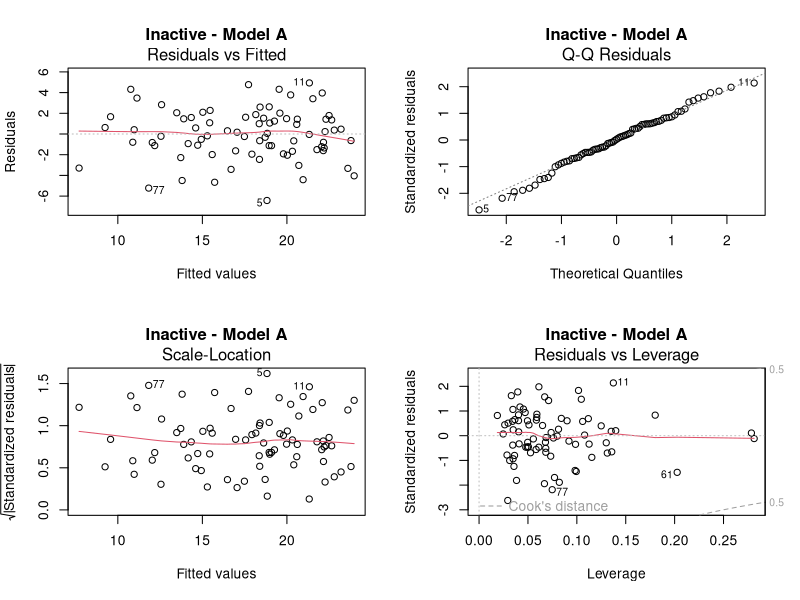
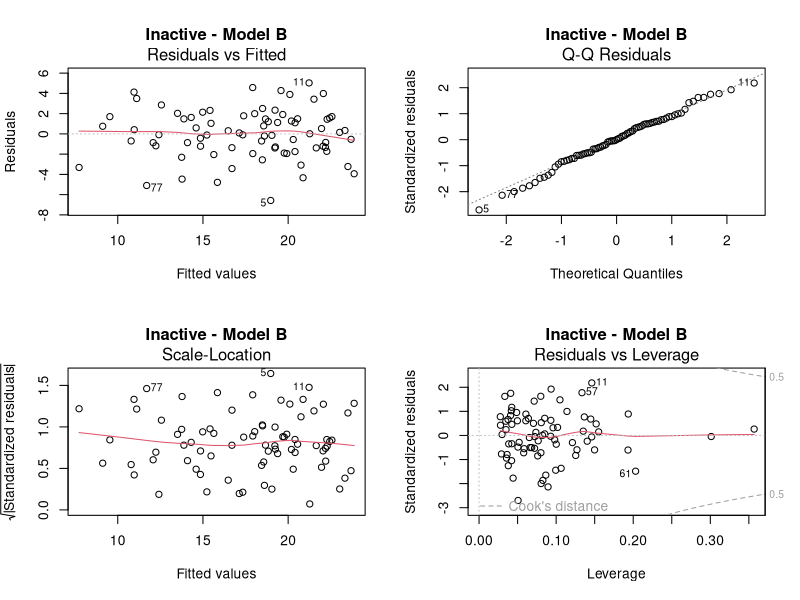
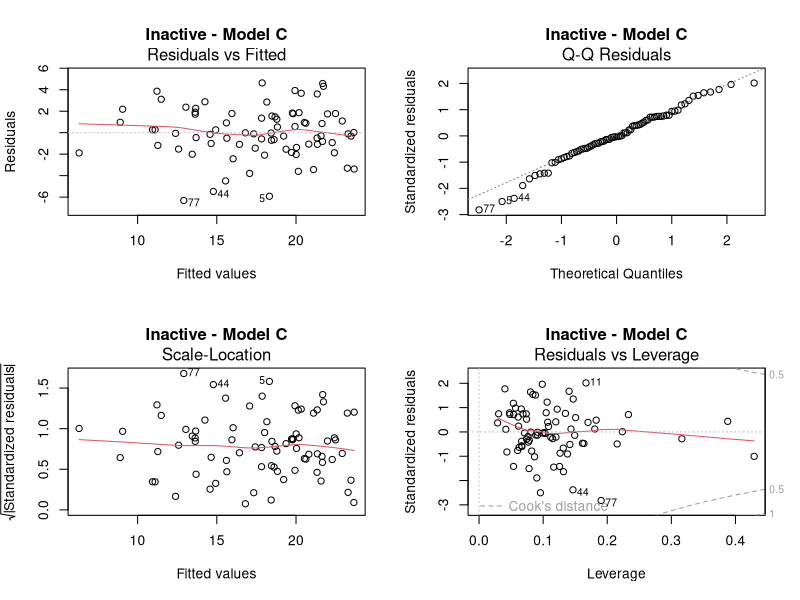

R code for these plots, in order:
## ---- chunk 1
library(tidyverse)
library(broom)
library(knitr)
library(sandwich)
library(lmtest)
library(car)

analysis_lga <- read_csv("clean_data/analysis_lga.csv", show_col_types = FALSE)
## ---- chunk 2
outcomes <- c("inactive", "activity", "obesity", "distress", "poor_health")
outcome_labels <- c(
  inactive = "Less than moderate activity",
  activity = "At least 150 min/week MVPA",
  obesity = "Obesity",
  distress = "Psychological distress",
  poor_health = "Fair/poor self-rated health"
)
access <- c("z_park", "z_nature", "z_facility", "z_indoor", "z_indoor_share", "z_sport")
access_labels <- c(
  z_park = "Park distance", z_nature = "Natural-area distance",
  z_facility = "Facility distance", z_indoor = "Indoor-facility distance",
  z_indoor_share = "Indoor share (reversed)", z_sport = "Sport diversity (reversed)"
)
base <- c("z_seifa", "z_density")
## ---- chunk 3
z <- function(x) as.numeric(scale(x))

dat <- analysis_lga |>
  mutate(
    z_seifa = z(SEIFA_IRSAD),
    z_density = z(log(population_density_2023)),
    z_park = z(log(med_dist_park_m)),
    z_nature = z(log(med_dist_nature_m)),
    z_facility = z(log(med_dist_facility_m)),
    z_indoor = z(log(med_dist_indoor_m)),
    z_indoor_share = -z(sqrt(pct_indoor_facilities)),
    z_sport = -z(sport_type_count),
    z_parkfac = (z_park + z_facility) / 2
  )
## ---- chunk 4
m2 <- set_names(access, paste0("M2-", sub("z_", "", access)))

combined <- list(
  A = c(base, "z_parkfac", "z_nature", "z_indoor"),
  B = c(base, "z_park", "z_facility", "z_nature", "z_indoor"),
  C = c(base, access)
)

specs <- c(
  list(
    M0 = "z_seifa",
    M1 = base
  ),
  lapply(m2, function(x) c(base, x)),
  combined
)

# Model fitting helper
fit <- function(y, terms, data = dat, weights = NULL) {
  lm(
    reformulate(terms, response = paste0(y, "_percent")),
    data = data,
    weights = weights
  )
}

# HC3 robust test helper
robust_p <- function(m, added_terms) {
  test <- car::linearHypothesis(
    m,
    paste0(added_terms, " = 0"),
    vcov. = sandwich::vcovHC(m, type = "HC3"),
    test = "F"
  )
  test$`Pr(>F)`[2]
}

models <- crossing(outcome = outcomes, model = names(specs)) |>
  mutate(
    fit = map2(outcome, model, ~fit(.x, specs[[.y]])),
    n = map_int(fit, nobs),
    adj_r2 = map_dbl(fit, ~summary(.x)$adj.r.squared),
    r2 = map_dbl(fit, ~summary(.x)$r.squared),
    resid_sd = map_dbl(fit, sigma)
  ) |>
  group_by(outcome) |>
  mutate(
    delta_adj_r2 = adj_r2 - adj_r2[model == "M1"]
  ) |>
  ungroup()
## ---- chunk 5
models |>
  filter(model == "M0") |>
  arrange(match(outcome, outcomes)) |>
  transmute(
    Outcome = outcome_labels[outcome],
    `Adjusted R²` = adj_r2
  ) |>
  kable(
    digits = 3,
    caption = "Model M0: SEIFA only"
  )
## ---- chunk 6
baseline_results <- models |>
  filter(model == "M1") |>
  mutate(
    delta_adj_r2 = map2_dbl(
      outcome, adj_r2,
      ~ .y - models$adj_r2[
        models$outcome == .x & models$model == "M0"
      ]
    ),
    hc3_p = map_dbl(
      fit,
      ~ robust_p(.x, "z_density")
    )
  )

baseline_results |>
  arrange(match(outcome, outcomes)) |>
  transmute(
    Outcome = outcome_labels[outcome],
    `Adjusted R²` = adj_r2,
    `ΔAdjusted R²` = delta_adj_r2,
    `HC3 p-value` = hc3_p
  ) |>
  kable(
    digits = 3,
    caption = "Model M1: Additional contribution of population density beyond SEIFA"
  )
## ---- chunk 7
individual <- models |>
  filter(model %in% names(m2)) |>
  mutate(
    added = unname(m2[model]),
    indicator = unname(access_labels[added]),
    hc3_p = map2_dbl(fit, added, ~robust_p(.x, .y))
  )

individual |>
  arrange(
    match(outcome, outcomes),
    match(added, access)
  ) |>
  transmute(
    Outcome = outcome_labels[outcome],
    Model = model,
    `Indicator added` = indicator,
    `Adjusted R²` = adj_r2,
    `ΔAdjusted R²` = delta_adj_r2,
    `HC3 p-value` = hc3_p
  ) |>
  kable(
    digits = 3,
    caption = "Incremental explanatory power of accessibility indicators (M1 → M2)"
  )
## ---- chunk 8
combined_results <- models |>
  filter(model %in% c("M1", names(combined))) |>
  mutate(
    hc3_p = map2_dbl(
      fit, model,
      ~ if (.y == "M1") NA_real_
        else robust_p(.x, setdiff(specs[[.y]], base))
    )
  ) |>
  arrange(
    match(outcome, outcomes),
    match(model, c("M1", names(combined)))
  )

combined_results |>
  transmute(
    Outcome = outcome_labels[outcome],
    Model = model,
    `Adjusted R²` = adj_r2,
    `ΔAdjusted R²` = delta_adj_r2,
    `HC3 p-value` = hc3_p
  ) |>
  kable(
    digits = 3,
    caption = "Joint contribution of accessibility: Models A, B and C versus M1"
  )
## ---- chunk 9
chain <- crossing(outcome = outcomes, comparison = c("A → B", "B → C")) |>
  mutate(
    reduced = if_else(comparison == "A → B", "A", "B"),
    full = if_else(comparison == "A → B", "B", "C"),
    result = pmap(list(outcome, reduced, full), function(o, a, b) {
      ma <- fit(o, specs[[a]])
      mb <- fit(o, specs[[b]])
      hypothesis <- if (a == "A") "z_park = z_facility" else
        c("z_indoor_share = 0", "z_sport = 0")
      tibble(delta_adj_r2 = summary(mb)$adj.r.squared - summary(ma)$adj.r.squared,
             hc3_p = car::linearHypothesis(mb, hypothesis,
                 vcov. = sandwich::vcovHC(mb, type = "HC3"), test = "F")$`Pr(>F)`[2])
    })
  ) |>
  unnest(result)

chain |>
  arrange(
    match(outcome, outcomes),
    match(comparison, c("A → B", "B → C"))
  ) |>
  transmute(
    Outcome = outcome_labels[outcome],
    Comparison = comparison,
    `ΔAdjusted R²` = delta_adj_r2,
    `HC3 p-value` = hc3_p
  ) |>
  kable(
    digits = 3,
    caption = "Nested comparisons among combined models"
  )
## ---- chunk 10
# Candidate models for validation
candidate_names <- c("M1", "A", "B", "C")

candidate_models <- crossing(
  outcome = outcomes,
  model = candidate_names
) |>
  mutate(
    fit = map2(
      outcome,
      model,
      ~ fit(.x, specs[[.y]])
    ),
    n = map_int(fit, nobs),
    adj_r2 = map_dbl(
      fit,
      ~ summary(.x)$adj.r.squared
    ),
    r2 = map_dbl(
      fit,
      ~ summary(.x)$r.squared
    ),
    delta_adj_r2 = map2_dbl(
      outcome,
      adj_r2,
      ~ .y - models$adj_r2[
        models$outcome == .x &
          models$model == "M1"
      ][1]
    )
  )
## ---- chunk 11
candidate_models |>
  mutate(
    outcome = outcome_labels[outcome]
  ) |>
  select(
    Outcome = outcome,
    Model = model,
    n,
    adj_r2,
    delta_adj_r2
  ) |>
  arrange(
    match(Outcome, outcome_labels[outcomes]),
    match(Model, candidate_names)
  ) |>
  knitr::kable(digits = 3)
## ---- chunk 12
diagnostics <- candidate_models |>
  mutate(
    max_vif = map_dbl(
      fit,
      ~ max(car::vif(.x))
    ),
    bp_p = map_dbl(
      fit,
      ~ lmtest::bptest(.x)$p.value
    ),
    max_cooks = map_dbl(
      fit,
      ~ max(cooks.distance(.x))
    ),
    cooks_over_4n = map_int(
      fit,
      ~ sum(
        cooks.distance(.x) >
          4 / nobs(.x)
      )
    )
  ) |>
  mutate(
    outcome = outcome_labels[outcome]
  ) |>
  select(
    Outcome = outcome,
    Model = model,
    n,
    adj_r2,
    delta_adj_r2,
    max_vif,
    bp_p,
    max_cooks,
    cooks_over_4n
  )

diagnostics |>
  knitr::kable(digits = 3)
## ---- chunk 13
par(mfrow = c(2, 2))

plot(
  candidate_models$fit[[
    which(
      candidate_models$outcome == "inactive" &
      candidate_models$model == "A"
    )
  ]],
  main = "Inactive - Model A"
)

par(mfrow = c(2, 2))

plot(
  candidate_models$fit[[
    which(
      candidate_models$outcome == "inactive" &
      candidate_models$model == "B"
    )
  ]],
  main = "Inactive - Model B"
)

par(mfrow = c(2, 2))

plot(
  candidate_models$fit[[
    which(
      candidate_models$outcome == "inactive" &
      candidate_models$model == "C"
    )
  ]],
  main = "Inactive - Model C"
)

par(mfrow = c(1, 1))
